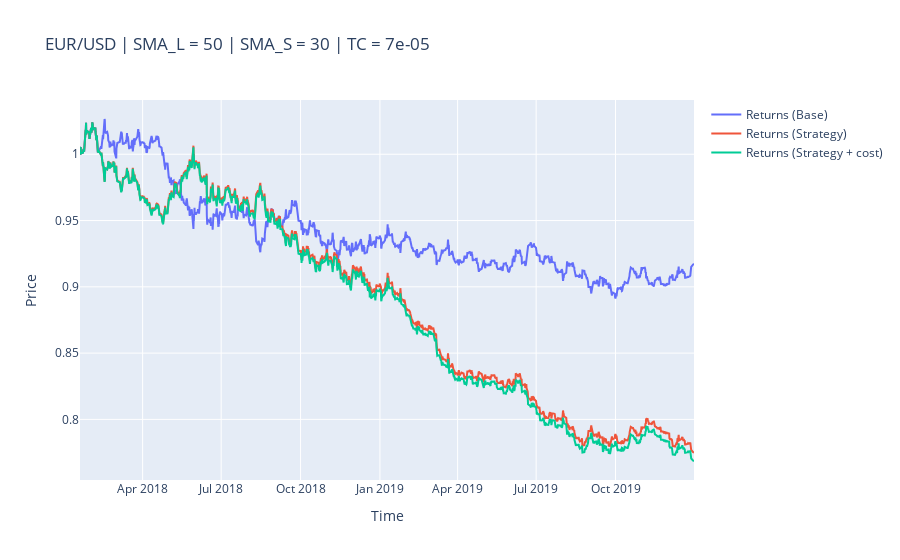

The cell this chart's notebook holds for it:
### Code cell
testSMA.plot_results()

### Figure 1 — Plotly figure (JSON) as saved in the notebook; plotly's stock layout.template omitted (floating-point values rounded to 4 significant figures; data arrays with more than 128 entries replaced by an {"elided": "..."} marker saying what was removed)
{"data": [{"name": "Returns (Base)", "type": "scatter", "x": {"elided": "2020 str values"}, "y": {"elided": "2020 float values"}}, {"name": "Returns (Strategy)", "type": "scatter", "x": {"elided": "2020 str values"}, "y": {"elided": "2020 float values"}}, {"name": "Returns (Strategy + cost)", "type": "scatter", "x": {"elided": "2020 str values"}, "y": {"elided": "2020 float values"}}], "layout": {"title": {"text": "EUR/USD | SMA_L = 50 | SMA_S = 30 | TC = 7e-05"}, "xaxis": {"title": {"text": "Time"}}, "yaxis": {"title": {"text": "Price"}}}}
